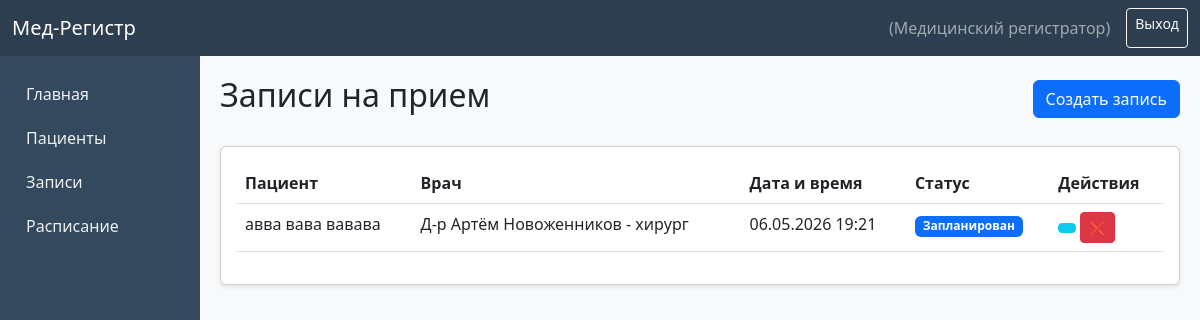
Page /appointments/ (signed in) on the committed database.
### accounts/models.py (models this page shows, shortened)
class User(AbstractUser):
    ROLE_CHOICES = (
        ('registrator', 'Медицинский регистратор'),
        ('doctor', 'Врач'),
        ('admin', 'Администратор'),
    )
    role = models.CharField(
        max_length=20,
        choices=ROLE_CHOICES,
        default='registrator',
        verbose_name='Роль'
    )
    phone = models.CharField(
        max_length=20,
        blank=True,
        null=True,
        verbose_name='Телефон'
    )
    class Meta:
        verbose_name = 'Пользователь'
        verbose_name_plural = 'Пользователи'

### registry/models.py (models this page shows, shortened)
class Appointment(models.Model):
    STATUS_CHOICES = (
        ('scheduled', 'Запланирован'),
        ('completed', 'Завершен'),
        ('cancelled', 'Отменён'),
        ('no_show', 'Не явился'),
    )
    patient = models.ForeignKey(
        Patient,
        on_delete=models.CASCADE,
        related_name='appointments',
        verbose_name='Пациент'
    )
    doctor = models.ForeignKey(
        Doctor,
        on_delete=models.CASCADE,
        related_name='appointments',
        verbose_name='Врач'
    )
    schedule = models.ForeignKey(
        Schedule,
        on_delete=models.CASCADE,
        related_name='appointments',
        verbose_name='Расписание'
    )
    appointment_date = models.DateField(
        verbose_name='Дата приема'
    )
    appointment_time = models.TimeField(
        verbose_name='Время приема'
    )
    status = models.CharField(
        max_length=20,
        choices=STATUS_CHOICES,
        default='scheduled',
        verbose_name='Статус'
    )
    complaint = models.TextField(
        blank=True,
        verbose_name='Жалобы'
    )
    diagnosis = models.TextField(
        blank=True,
        verbose_name='Диагноз'
    )
    notes = models.TextField(
        blank=True,
        verbose_name='Заметки врача'
    )
    created_at = models.DateTimeField(
        auto_now_add=True,
        verbose_name='Дата создания записи'
    )
    updated_at = models.DateTimeField(
        auto_now=True,
        verbose_name='Дата обновления'
    )
    class Meta:
        verbose_name = 'Запись на приём'
        verbose_name_plural = 'Записи на приём'
        ordering = ['-appointment_date', '-appointment_time']

class Patient(models.Model):
    GENDER_CHOICES = (
        ('M', 'Мужской'),
        ('F', 'Женский'),
    )
    cyrillic_validator = RegexValidator(
        regex=r'^[а-яА-ЯёЁ\s]+$',
        message='ФИО должно содержать только символы кириллицы и пробелы'
    )
    phone_validator = RegexValidator(
        regex=r'^\+7\(\d{3}\)-\d{3}-\d{2}-\d{2}$',
        message='Телефон должен быть в формате +7(XXX)-XXX-XX-XX'
    )
    oms_validator = RegexValidator(
        regex=r'^\d{16}$',
        message='Полис ОМС должен содержать 16 цифр'
    )
    snils_validator = RegexValidator(
        regex=r'^\d{3}-\d{3}-\d{3} \d{2}$',
        message='СНИЛС должен быть в формате XXX-XXX-XXX XX'
    )
    last_name = models.CharField(
        max_length=100,
        validators=[cyrillic_validator],
        verbose_name='Фамилия'
    )
    first_name = models.CharField(
        max_length=100,
        validators=[cyrillic_validator],
        verbose_name='Имя'
    )
    middle_name = models.CharField(
        max_length=100,
        blank=True,
        validators=[cyrillic_validator],
        verbose_name='Отчество'
    )
    date_of_birth = models.DateField(
        verbose_name='Дата рождения'
    )
    gender = models.CharField(
        max_length=1,
        choices=GENDER_CHOICES,
        verbose_name='Пол'
    )
    address = models.TextField(
        verbose_name='Адрес'
    )
    phone = models.CharField(
        max_length=20,
        validators=[phone_validator],
        unique=True,
        verbose_name='Телефон'
    )
    oms_number = models.CharField(
        max_length=16,
        validators=[oms_validator],
        unique=True,
        verbose_name='Полис ОМС'
    )
    snils = models.CharField(
        max_length=15,
        validators=[snils_validator],
        unique=True,
        verbose_name='СНИЛС'
    )
    created_at = models.DateTimeField(
        auto_now_add=True,
        verbose_name='Дата регистрации'
    )
    updated_at = models.DateTimeField(
        auto_now=True,
        verbose_name='Дата обновления'
    )
    class Meta:
        verbose_name = 'Пациент'
        verbose_name_plural = 'Пациенты'
        ordering = ['last_name', 'first_name']
    @property
    def full_name(self):
        return f"{self.last_name} {self.first_name} {self.middle_name}"

class Doctor(models.Model):
    user = models.OneToOneField(
        'accounts.User',
        on_delete=models.CASCADE,
        related_name='doctor_profile',
        verbose_name='Пользователь'
    )
    specialty = models.CharField(
        max_length=100,
        verbose_name='Специальность'
    )
    cabinet = models.CharField(
        max_length=20,
        blank=True,
        verbose_name='Кабинет'
    )
    work_schedule = models.TextField(
        blank=True,
        verbose_name='График работы'
    )
    class Meta:
        verbose_name = 'Врач'
        verbose_name_plural = 'Врачи'
    def __str__(self):
        return f"Д-р {self.user.get_full_name()} - {self.specialty}"

### registry/views.py (the view)
# urls.py: path('appointments/', views.appointment_list, name='appointment_list'),
@login_required
def appointment_list(request):
    if request.user.role not in ['registrator', 'admin', 'doctor']:
        messages.error(request, 'У вас нет доступа к этой странице')
        return redirect('registry:dashboard')
    appointments = Appointment.objects.select_related('patient', 'doctor').all()
    if request.user.role == 'doctor':
        try:
            doctor = request.user.doctor_profile
            appointments = appointments.filter(doctor=doctor)
        except Doctor.DoesNotExist:
            appointments = Appointment.objects.none()
    context = {'appointments': appointments}
    return render(request, 'registry/appointment_list.html', context)

### registry/templates/registry/appointment_list.html (shortened to what this page needs)
{% extends 'base.html' %}
{% block content %}
<div class="d-flex justify-content-between align-items-center mb-4">
    <h2> Записи на прием</h2>
    {% if user.role == 'registrator' or user.role == 'admin' %}
    <a href="{% url 'registry:appointment_create' %}" class="btn btn-primary"> Создать запись</a>
    {% endif %}
</div>
<div class="card">
    <div class="card-body">
        <table class="table table-hover">
            <thead>
                <tr>
                    <th>Пациент</th>
                    <th>Врач</th>
                    <th>Дата и время</th>
                    <th>Статус</th>
                    <th>Действия</th>
                </tr>
            </thead>
            <tbody>
                {% for apt in appointments %}
                <tr>
                    <td>{{ apt.patient.full_name }}</td>
                    <td>{{ apt.doctor }}</td>
                    <td>{{ apt.appointment_date|date:"d.m.Y" }} {{ apt.appointment_time }}</td>
                    <td>
                        <span class="badge bg-{% if apt.status == 'scheduled' %}primary{% elif apt.status == 'completed' %}success{% elif apt.status == 'cancelled' %}danger{% else %}warning{% endif %}">
                            {{ apt.get_status_display }}
                        </span>
                    </td>
                    <td>
                        <a href="{% url 'registry:appointment_detail' apt.pk %}" class="btn btn-sm btn-info"></a>
                        {% if user.role == 'registrator' or user.role == 'admin' and apt.status == 'scheduled' %}
                        <a href="{% url 'registry:appointment_cancel' apt.pk %}" class="btn btn-sm btn-danger" onclick="return confirm('Отменить запись?')">❌</a>
                        {% endif %}
                    </td>
                </tr>
                {% empty %}
                <tr>
                    <td colspan="5" class="text-center">Записей не найдено</td>
                </tr>
                {% endfor %}
            </tbody>
        </table>
    </div>
</div>
{% endblock %}

### registry/templates/base.html (shortened to what this page needs)
<!DOCTYPE html>
<html lang="ru">
<head>
    <link href="https://cdn.jsdelivr.net/npm/bootstrap@5.3.0/dist/css/bootstrap.min.css" rel="stylesheet">
</head>
<body>
    <nav class="navbar navbar-expand-lg navbar-dark">
        <div class="container-fluid">
            <a class="navbar-brand" href="{% url 'registry:dashboard' %}">Мед-Регистр</a>
            {% if user.is_authenticated %}
            <div class="d-flex">
                <span class="navbar-text me-3">{{ user.get_full_name }} ({{ user.get_role_display }})</span>
                <a href="{% url 'accounts:logout' %}" class="btn btn-outline-light btn-sm">Выход</a>
            </div>
            {% endif %}
        </div>
    </nav>
    <div class="container-fluid">
        <div class="row">
            {% if user.is_authenticated %}
            <div class="col-md-2 sidebar p-3">
                <a href="{% url 'registry:dashboard' %}">Главная</a>
                {% if user.role == 'registrator' or user.role == 'admin' %}
                <a href="{% url 'registry:patient_list' %}">Пациенты</a>
                <a href="{% url 'registry:appointment_list' %}">Записи</a>
                <a href="{% url 'registry:schedule_list' %}">Расписание</a>
                {% endif %}
            </div>
            {% endif %}
            <div class="{% if user.is_authenticated %}col-md-10{% else %}col-12{% endif %} content">
                {% block content %}{% endblock %}
            </div>
        </div>
    </div>
</body>
</html>

### registry/templates/base.html (style rules this page uses)
body { background-color: #f8f9fa; }
.navbar { background-color: #2c3e50 !important; }
.sidebar { min-height: calc(100vh - 56px); background-color: #34495e; color: white; }
.sidebar a { color: #ecf0f1; text-decoration: none; display: block; padding: 10px; }
.content { padding: 20px; }
.card { margin-bottom: 20px; box-shadow: 0 2px 4px rgba(0,0,0,0.1); }

### rows in the picture
User: role "Медицинский регистратор"
Appointment: patient.full_name "авва вава вавава", doctor "Д-р Артём Новоженников - хирург", appointment_date "06.05.2026", appointment_time "19:21", status "Запланирован"
